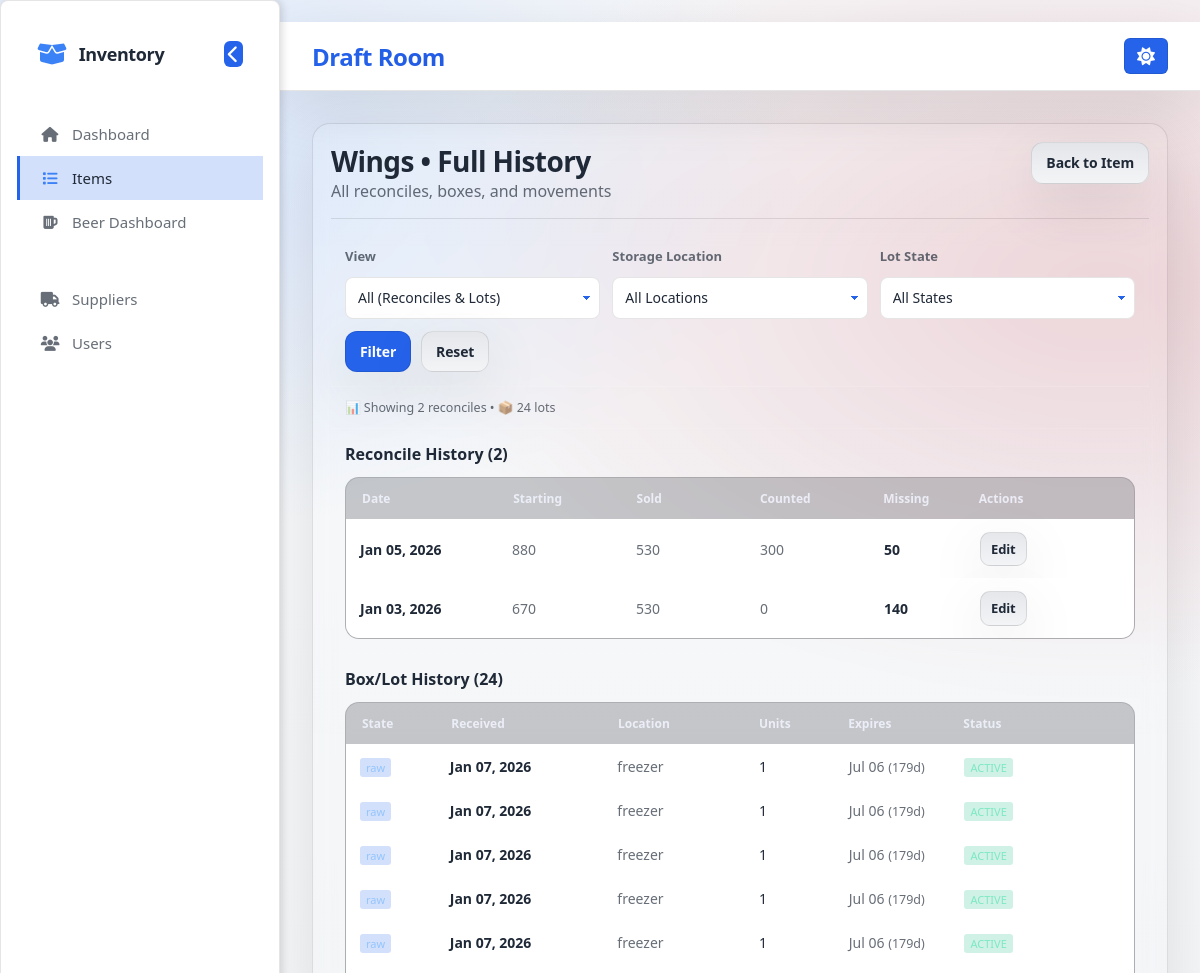
The app's page /items/1/history (signed in, upper part), older data.
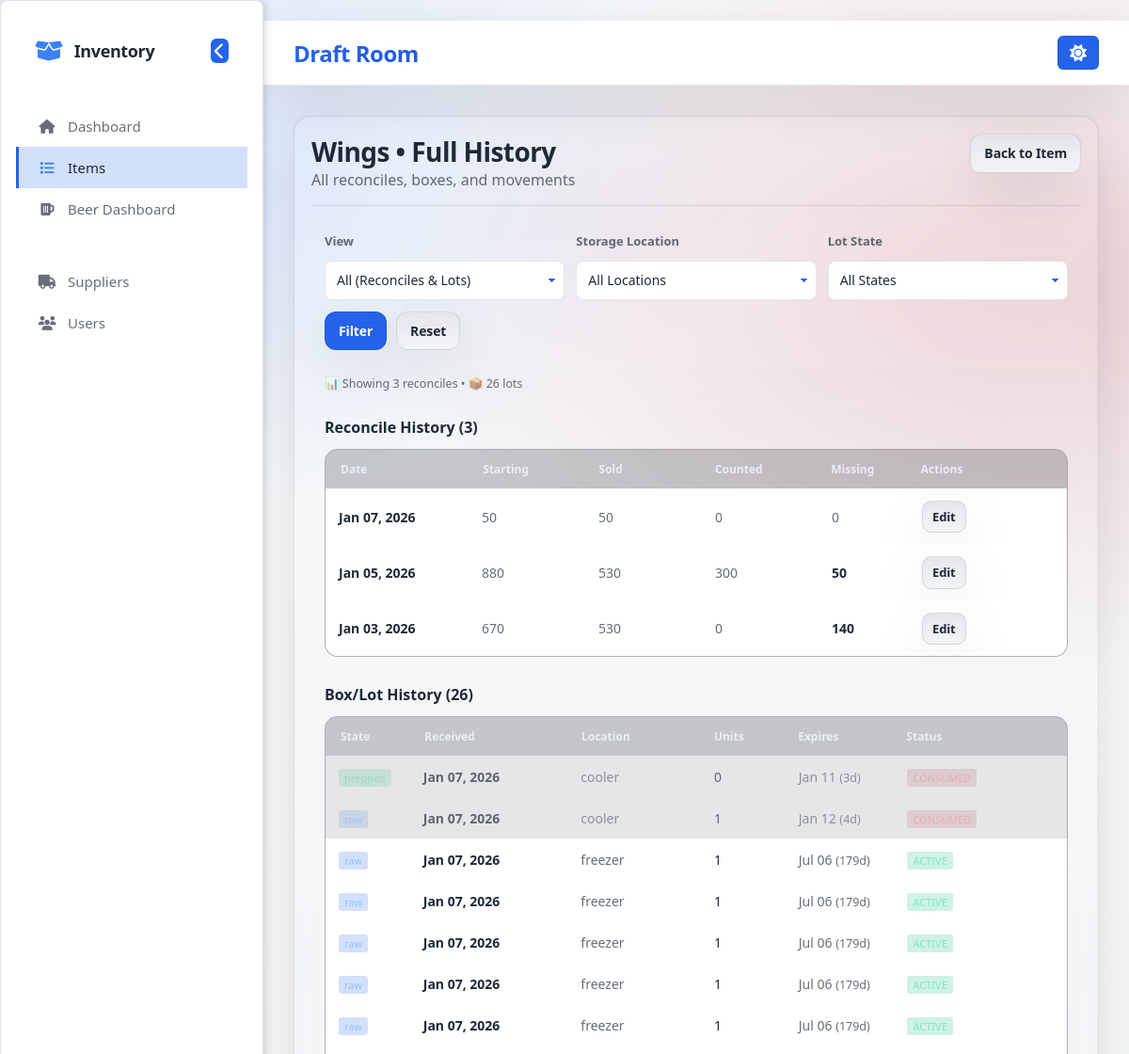
The same page, newer data.
### app.py (models this page shows)
class Item(db.Model):
    __tablename__ = "items"
    id = db.Column(db.Integer, primary_key=True)
    name = db.Column(db.String(200), nullable=False)
    category = db.Column(db.String(120), nullable=False)
    prep_type = db.Column(db.String(50), nullable=False, default="generic")
    supplier_id = db.Column(db.Integer, db.ForeignKey("suppliers.id"), nullable=True)
    supplier = db.relationship("Supplier", back_populates="items")
    unit = db.Column(db.String(50), nullable=True)
    default_units_per_box = db.Column(
    db.Integer,
    nullable=True,
)
    multiplier = db.Column(db.Float, nullable=True)
    raw_freezer_days = db.Column(db.Integer, nullable=True)
    raw_cooler_days = db.Column(db.Integer, nullable=True)
    raw_out_days = db.Column(db.Integer, nullable=True)
    prepped_freezer_days = db.Column(db.Integer, nullable=True)
    prepped_cooler_days = db.Column(db.Integer, nullable=True)
    prepped_out_days = db.Column(db.Integer, nullable=True)
    sales_mode = db.Column(db.String(40), nullable=True)
    pack1_label = db.Column(db.String(80), nullable=True)
    pack1_mult  = db.Column(db.Integer, nullable=True)
    pack2_label = db.Column(db.String(80), nullable=True)
    pack2_mult  = db.Column(db.Integer, nullable=True)
    pack3_label = db.Column(db.String(80), nullable=True)
    pack3_mult  = db.Column(db.Integer, nullable=True)
    pack4_label = db.Column(db.String(80), nullable=True)
    pack4_mult  = db.Column(db.Integer, nullable=True)
    main_bar_on_hand = db.Column(
        db.Integer,
        nullable=False,
        default=0,
        server_default=db.text("0"),
    )
    low_bar_on_hand = db.Column(
        db.Integer,
        nullable=False,
        default=0,
        server_default=db.text("0"),
    )
    on_hand_count = db.Column(
        db.Integer,
        nullable=False,
        default=0,
        server_default=db.text("0"),
    )
    created_at = db.Column(db.DateTime, nullable=False, default=datetime.utcnow)

class ReconcileRecord(db.Model):
    __tablename__ = "reconcile_records"
    id = db.Column(db.Integer, primary_key=True)
    item_id = db.Column(db.Integer, db.ForeignKey("items.id"), nullable=False)
    event_date = db.Column(db.Date, nullable=False, default=date.today)
    starting_units = db.Column(db.Integer, nullable=False, default=0)
    pack1_qty = db.Column(db.Integer, nullable=False, default=0)
    pack2_qty = db.Column(db.Integer, nullable=False, default=0)
    pack3_qty = db.Column(db.Integer, nullable=False, default=0)
    pack4_qty = db.Column(db.Integer, nullable=False, default=0)
    sales_units = db.Column(db.Integer, nullable=False, default=0)
    expected_units = db.Column(db.Integer, nullable=False, default=0)
    actual_units = db.Column(db.Integer, nullable=False, default=0)
    missing_units = db.Column(db.Integer, nullable=False, default=0)
    notes = db.Column(db.String(400), nullable=True)
    created_at = db.Column(db.DateTime, nullable=False, default=utcnow)
    source_prepped_lot_ids = db.Column(db.String(800), nullable=True)
    is_applied = db.Column(db.Boolean, nullable=False, default=False)
    applied_at = db.Column(db.DateTime, nullable=True)
    applied_lot_units = db.Column(db.Text, nullable=True)  # JSON: {"before":{lot_id:units}, "after":{lot_id:units}}
    item = db.relationship("Item")

class InventoryLot(db.Model):
    __tablename__ = "inventory_lots"
    id = db.Column(db.Integer, primary_key=True)
    item_id = db.Column(db.Integer, db.ForeignKey("items.id"), nullable=False)
    lot_number = db.Column(db.Integer, nullable=True)
    lot_label = db.Column(db.String(60), nullable=True)
    received_date = db.Column(db.Date, nullable=False, default=date.today)
    quantity = db.Column(db.Float, nullable=False, default=1.0)
    count_units = db.Column(db.Integer, nullable=True)
    unit_cost = db.Column(db.Float, nullable=True)
    storage = db.Column(db.String(20), nullable=False, default="cooler")  # freezer|cooler|out
    state = db.Column(db.String(20), nullable=False, default="raw")       # raw|prepped
    expiration_override = db.Column(db.Date, nullable=True)
    notes = db.Column(db.String(400), nullable=True)
    is_consumed = db.Column(db.Boolean, nullable=False, default=False)
    created_at = db.Column(db.DateTime, nullable=False, default=utcnow)

### app.py (the view)
@app.route("/items/<int:item_id>/history")
def item_history(item_id: int):
    guard = require_view_access()
    if guard:
        return guard
    item = Item.query.get_or_404(item_id)
    filter_type = request.args.get("type", "all")  # all, reconciles, lots
    filter_location = request.args.get("location", "")
    filter_state = request.args.get("state", "")
    reconciles_query = ReconcileRecord.query.filter(ReconcileRecord.item_id == item.id)
    reconciles = reconciles_query.order_by(ReconcileRecord.event_date.desc(), ReconcileRecord.id.desc()).all()
    lots_query = InventoryLot.query.filter(InventoryLot.item_id == item.id)
    if filter_location:
        lots_query = lots_query.filter(InventoryLot.storage == filter_location)
    if filter_state:
        lots_query = lots_query.filter(InventoryLot.state == filter_state)
    all_lots = lots_query.order_by(InventoryLot.received_date.desc(), InventoryLot.id.desc()).all()
    lot_details = []
    for lot in all_lots:
        exp = compute_lot_expiration(item, lot)
        lot_details.append({
            "lot": lot,
            "expires_on": exp,
            "days_left": days_left(exp),
            "units": int(lot.count_units or 0) if lot.state == "prepped" else int(round(lot.quantity or 1.0)),
        })
    storage_locations = db.session.execute(
        text("SELECT DISTINCT storage FROM inventory_lots WHERE item_id = :item_id ORDER BY storage"),
        {"item_id": item.id}
    ).fetchall()
    storage_list = [row[0] for row in storage_locations if row[0]]
    states = db.session.execute(
        text("SELECT DISTINCT state FROM inventory_lots WHERE item_id = :item_id ORDER BY state"),
        {"item_id": item.id}
    ).fetchall()
    state_list = [row[0] for row in states if row[0]]
    return render_template(
        "item_history.html",
        item=item,
        reconciles=reconciles,
        lot_details=lot_details,
        storage_locations=storage_list,
        states=state_list,
        filter_type=filter_type,
        filter_location=filter_location,
        filter_state=filter_state,
    )

### app.py (called while the page is built, shortened)
def role_rank(role: str | None) -> int:
    if not role:
        return 0
    return ROLE_RANK.get(role.strip().lower(), 0)

def current_user() -> Optional["User"]:
    uid = session.get("user_id")
    if not uid:
        return None
    try:
        return User.query.get(int(uid))
    except Exception:
        return None

def current_user_role() -> str:
    if session.get("break_glass_admin") is True:
        return "admin"
    u = current_user()
    if not u:
        return ""
    return (u.role or "").lower()

def is_logged_in() -> bool:
    return (session.get("break_glass_admin") is True) or (session.get("user_id") is not None)

def can_manage_users() -> bool:
    return current_user_role() == "admin"

def can_edit_inventory() -> bool:
    return role_rank(current_user_role()) >= ROLE_RANK["manager"]

def can_view_inventory() -> bool:
    return role_rank(current_user_role()) >= ROLE_RANK["staff"] or (session.get("break_glass_admin") is True)

def require_view_access():
    if not is_logged_in():
        return redirect("/login")
    if session.get("break_glass_admin") is True:
        return None
    if not can_view_inventory():
        session.clear()
        flash("Access denied.", "error")
        return redirect("/login")
    return None

@app.context_processor
def inject_user():
    u = current_user()
    return {
        "auth_user": u,
        "auth_break_glass": bool(session.get("break_glass_admin") is True),
        "auth_role": current_user_role(),
        "can_edit_inventory": can_edit_inventory(),
        "can_manage_users": can_manage_users(),
    }

def compute_lot_expiration(item: Item, lot: InventoryLot) -> Optional[date]:
    if lot.expiration_override:
        return lot.expiration_override
    storage = (lot.storage or "cooler").lower()
    state = (lot.state or "raw").lower()
    days = None
    if state == "raw":
        if storage == "freezer":
            days = item.raw_freezer_days
        elif storage == "cooler":
            days = item.raw_cooler_days
        elif storage == "out":
            days = item.raw_out_days
    if not days or days <= 0:
        return None
    return lot.received_date + timedelta(days=int(days))

def days_left(exp: Optional[date]) -> Optional[int]:
    if not exp:
        return None
    return (exp - date.today()).days

### templates/item_history.html (shortened to what this page needs)
{% extends "base.html" %}
{% block content %}
<section class="card">
  <div class="cardhead">
    <div>
      <h1>{{ item.name }} • Full History</h1>
      <span class="muted">All reconciles, boxes, and movements</span>
    </div>
    <div class="actions">
      <a class="btn" href="/items/{{ item.id }}">Back to Item</a>
    </div>
  </div>
  <div style="padding: 14px; background: rgba(255,255,255,0.02); border-bottom: 1px solid rgba(255,255,255,0.1);">
    <form method="GET" class="form" style="display: grid; grid-template-columns: repeat(auto-fit, minmax(200px, 1fr)); gap: 12px; align-items: flex-end;">
      <div class="field">
        <label>View</label>
        <select name="type" class="input">
          <option value="all" {% if filter_type == 'all' %}selected{% endif %}>All (Reconciles & Lots)</option>
        </select>
      </div>
      <div class="field">
        <label>Storage Location</label>
        <select name="location" class="input">
          <option value="">All Locations</option>
        </select>
      </div>
      <div class="field">
        <label>Lot State</label>
        <select name="state" class="input">
          <option value="">All States</option>
        </select>
      </div>
      <div class="actions" style="justify-content: flex-start;">
        <button type="submit" class="btn primary">Filter</button>
        <a href="/items/{{ item.id }}/history" class="btn">Reset</a>
      </div>
    </form>
  </div>
  <div style="padding: 12px 14px; border-bottom: 1px solid rgba(255,255,255,0.1);">
    <div class="muted smalltxt">
      📊 Showing {{ reconciles|length }} reconciles • 📦 {{ lot_details|length }} lots
    </div>
  </div>
  {% if filter_type in ['all', 'reconciles'] %}
    <div style="padding: 14px;">
      <div class="strong" style="margin-bottom: 12px;">Reconcile History ({{ reconciles|length }})</div>
      {% if reconciles|length > 0 %}
        <div class="table">
          <div class="row head" style="grid-template-columns: 1fr .8fr .8fr .8fr .6fr 1fr;">
            <div>Date</div>
            <div>Starting</div>
            <div>Sold</div>
            <div>Counted</div>
            <div>Missing</div>
            <div>Actions</div>
          </div>
          {% for rec in reconciles %}
            <div class="row" style="grid-template-columns: 1fr .8fr .8fr .8fr .6fr 1fr;">
              <div class="strong">{{ rec.event_date.strftime("%b %d, %Y") }}</div>
              <div class="muted">{{ rec.starting_units }}</div>
              <div class="muted">{{ rec.sales_units }}</div>
              <div class="muted">{{ rec.actual_units }}</div>
              <div class="{% if rec.missing_units > 0 %}strong{% else %}muted{% endif %}">
                {{ rec.missing_units }}
              </div>
              <div>
                <a href="/items/{{ item.id }}/reconcile/{{ rec.id }}/edit" class="btn small">Edit</a>
              </div>
            </div>
          {% endfor %}
        </div>
      {% else %}
        <div class="empty">No reconciles found</div>
      {% endif %}
    </div>
  {% endif %}
  {% if filter_type in ['all', 'lots'] %}
    <div style="padding: 14px; border-top: 1px solid rgba(255,255,255,0.1);">
      <div class="strong" style="margin-bottom: 12px;">Box/Lot History ({{ lot_details|length }})</div>
      {% if lot_details|length > 0 %}
        <div class="table">
          <div class="row head" style="grid-template-columns: .6fr 1.2fr 1fr .6fr .8fr 1.2fr;">
            <div>State</div>
            <div>Received</div>
            <div>Location</div>
            <div>Units</div>
            <div>Expires</div>
            <div>Status</div>
          </div>
          {% for detail in lot_details %}
            {% set lot = detail.lot %}
            {% set is_consumed = lot.is_consumed %}
            <div class="row" style="grid-template-columns: .6fr 1.2fr 1fr .6fr .8fr 1.2fr; opacity: {% if is_consumed %}0.6{% else %}1{% endif %};">
              <div>
                <span class="badge" style="padding: 2px 6px; border-radius: 3px; font-size: 11px;
                  {% if lot.state == 'prepped' %}background: rgba(16, 185, 129, 0.2); color: #7ee8c2;
                  {% elif lot.state == 'raw' %}background: rgba(37, 99, 235, 0.2); color: #93c5fd;
                  {% else %}background: rgba(168, 85, 247, 0.2); color: #d8b4fe;{% endif %}">
                  {{ lot.state }}
                </span>
              </div>
              <div class="strong">{{ lot.received_date.strftime("%b %d, %Y") }}</div>
              <div class="muted">{{ lot.storage }}</div>
              <div>{{ detail.units }}</div>
              <div class="muted">
                {% if detail.expires_on %}
                  {{ detail.expires_on.strftime("%b %d") }}
                  {% if detail.days_left is not none %}
                    <span class="smalltxt">
                      {% if detail.days_left < 0 %}(EXPIRED){% elif detail.days_left == 0 %}(today){% else %}({{ detail.days_left }}d){% endif %}
                    </span>
                  {% endif %}
                {% else %}
                  —
                {% endif %}
              </div>
              <div>
                {% if is_consumed %}
                  <span class="badge" style="padding: 2px 6px; border-radius: 3px; font-size: 11px; background: rgba(185, 39, 58, 0.2); color: #ff9eaa;">CONSUMED</span>
                {% else %}
                  <span class="badge" style="padding: 2px 6px; border-radius: 3px; font-size: 11px; background: rgba(16, 185, 129, 0.2); color: #7ee8c2;">ACTIVE</span>
                {% endif %}
              </div>
            </div>
          {% endfor %}
        </div>
      {% else %}
        <div class="empty">No lots found matching filters</div>
      {% endif %}
    </div>
  {% endif %}
</section>
{% endblock %}

### templates/base.html (shortened to what this page needs)
<!DOCTYPE html>
<html lang="en">
<head>
  <link rel="stylesheet" href="/static/style.css">
  <link rel="stylesheet" href="https://cdnjs.cloudflare.com/ajax/libs/font-awesome/6.4.0/css/all.min.css">
</head>
<body>
  <aside class="sidebar" id="sidebar">
    <div class="sidebar-header">
      <h2 class="sidebar-brand">
        <i class="fas fa-box-open"></i>
        <span>Inventory</span>
      </h2>
      <button class="sidebar-toggle" id="sidebarToggle" title="Collapse sidebar">
        <i class="fas fa-chevron-left"></i>
      </button>
    </div>
    <nav class="sidebar-nav">
      <a href="/" class="nav-item {% if request.path == '/' %}active{% endif %}" data-tooltip="Dashboard">
        <i class="fas fa-home"></i>
        <span>Dashboard</span>
      </a>
      <a href="/items" class="nav-item {% if '/items' in request.path %}active{% endif %}" data-tooltip="Items">
        <i class="fas fa-list"></i>
        <span>Items</span>
      </a>
      <a href="/beers/dashboard" class="nav-item {% if '/beers' in request.path %}active{% endif %}" data-tooltip="Beer Dashboard">
        <i class="fas fa-beer"></i>
        <span>Beer Dashboard</span>
      </a>
      <hr class="nav-divider">
      {% if can_edit_inventory %}
      <a href="/suppliers" class="nav-item {% if '/suppliers' in request.path %}active{% endif %}" data-tooltip="Suppliers">
        <i class="fas fa-truck"></i>
        <span>Suppliers</span>
      </a>
      <a href="/users" class="nav-item {% if '/users' in request.path %}active{% endif %}" data-tooltip="Users">
        <i class="fas fa-users"></i>
        <span>Users</span>
      </a>
      {% endif %}
    </nav>
  </aside>
  <main class="main-content">
    <header class="topbar">
      <div class="topbar-brand">
        <h1>Draft Room</h1>
      </div>
      <button class="theme-toggle" id="themeToggle" title="Toggle light/dark theme">
      </button>
    </header>
    <div class="page-content">
      {% block content %}{% endblock %}
    </div>
  </main>
</body>
</html>

Row changes from the older to the newer data that the page shows:
added ReconcileRecord: event_date "Jan 07, 2026", starting_units "50", sales_units "50", actual_units "0", missing_units "0"
added InventoryLot: state "prepped", received_date "Jan 07, 2026", storage "cooler", expires_on "Jan 11"
added InventoryLot: state "raw", received_date "Jan 07, 2026", storage "cooler"
Text that changed along with them:
{{ reconciles|length }}: "2" → "3"
{{ lot_details|length }}: "24" → "26"
new list line: "0 ( 3 d) CONSUMED"
new list line: "1 Jan 12 ( 4 d) CONSUMED"
